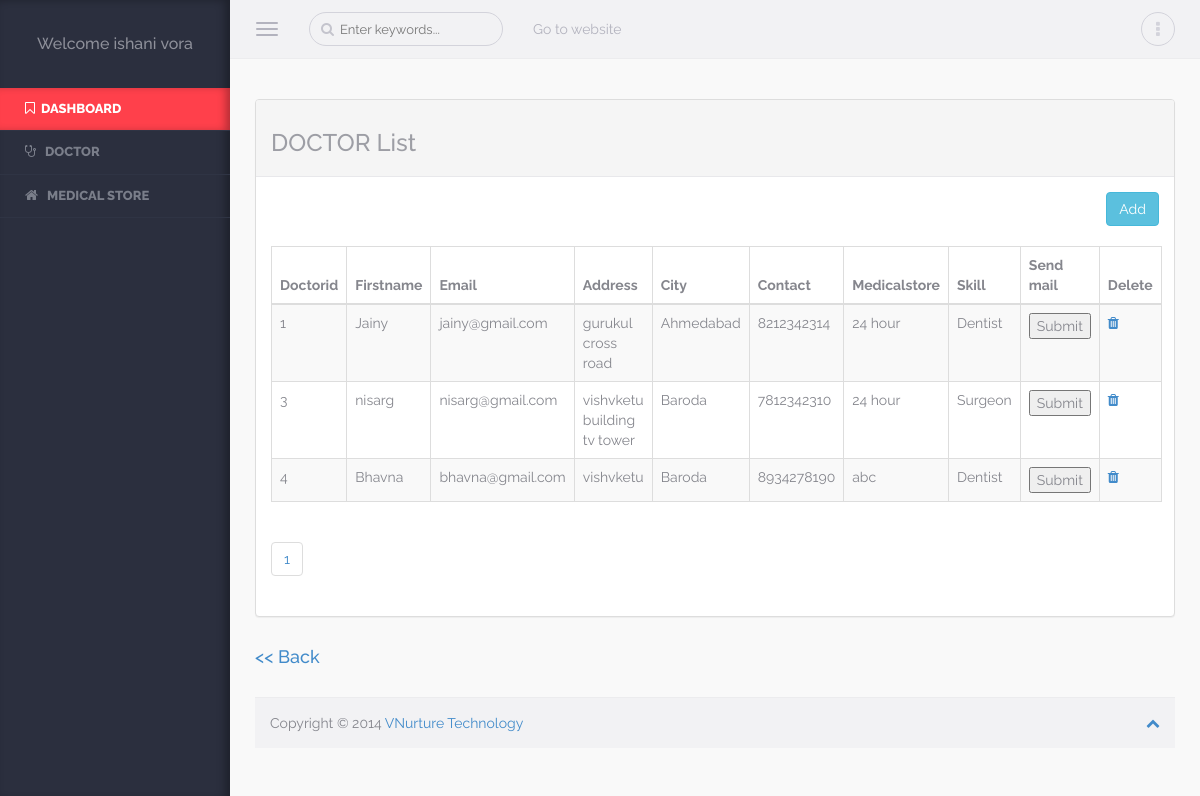
Screenshot of /admin/display_doctor.php (signed in) with the database file from the repository.
### tables this page shows
CREATE TABLE `user` (
  `Userid` int(10) NOT NULL,
  `Firstname` varchar(20) NOT NULL,
  `Lastname` varchar(20) DEFAULT NULL,
  `Email` varchar(100) NOT NULL,
  `Password` varchar(50) NOT NULL,
  `Address` varchar(50) NOT NULL,
  `City` varchar(50) NOT NULL,
  `Contact` bigint(10) NOT NULL,
  `Usertypeid` int(10) NOT NULL,
  `Image` varchar(100) NOT NULL,
  `DOB` varchar(255) DEFAULT NULL,
  `Gender` varchar(20) DEFAULT NULL
);

CREATE TABLE `doctor` (
  `Doctorid` int(10) NOT NULL,
  `Userid` int(10) NOT NULL,
  `Meadicalstoreid` int(10) NOT NULL,
  `License` varchar(50) NOT NULL,
  `Policy` varchar(255) NOT NULL,
  `Skill` varchar(50) NOT NULL,
  `Simg` varchar(100) NOT NULL
);

### class/User.php (called while the page is built, shortened)
<?php
class User
{
	public function display1($uid)
	{
			$conn=new mysqli("localhost","root","","db_medical");
			$qry="SELECT Firstname,Lastname,Contact,Address,Email,DOB,City,Userid FROM User WHERE Userid=".$uid;
			$data=mysqli_query($conn,$qry);
			return $data;
	}
	public function select1($Uid)
	{
			$conn=new mysqli("localhost","root","","db_medical");
			$qry="SELECT Firstname,Contact,Address,Email,City,Lastname,Image,Gender,Password FROM `User` WHERE Userid='$Uid'";
			$data=mysqli_query($conn,$qry);
			return $data;
	}
}
?>

### class/Doctor.php (called while the page is built, shortened)
<?php
class Doctor
{
	public function select1()
	{
			$conn=new mysqli("localhost","root","","db_medical");
			$qry="SELECT * FROM `doctor`";
			$data=mysqli_query($conn,$qry);
			return $data;
	}
	public function sel($start,$limit){
		$conn=new mysqli("localhost","root","","db_medical");
			$qry="SELECT * FROM `doctor` limit $start,$limit";
			$data=mysqli_query($conn,$qry);
			return $data;
	}
}
?>

### class/Medicalstore.php (called while the page is built, shortened)
<?php
class Medicalstore
{
	public function select1($id)
	{
		$conn=new mysqli("localhost","root","","db_medical");
		$qry="SELECT * FROM `medicalstore` WHERE Medicalstoreid='$id'";
		$data=mysqli_query($conn,$qry);
		return $data;
	}
}
?>

### admin/display_doctor.php (the view, shortened to what this page needs)
<?php
	include_once("header.php");
?>
<div class="warper container-fluid">
<?php
include_once("../class/User.php");
include_once("../class/Doctor.php");
include_once("../class/Medicalstore.php");
$obj=new User();
$obj1=new Doctor();
$obj2=new Medicalstore();
$rec1=$obj1->select1();
$total=mysqli_num_rows($rec1);
$start=0;
$limit=3;
$page=ceil($total/$limit);
$rec1=$obj1->sel($start,$limit);
$data="<body><div class=warper container-fluid>
			    <div class='panel panel-default'>
				<div class='panel-heading'><h3>DOCTOR List</h3></div>
				    <div class='panel-body'>
					<form class='form-horizontal' method='post'>
					<div align='right'>
					  <a href='adddoctor.php'> <input type='button' class='btn btn-info' Name='btnAdd' value=' Add '></a>
					</div>
					</form>
                <br/>
<table cellpadding=0 cellspacing=0 border=0 class='table table-striped table-bordered' id=basic-datatable>
                            <thead>
                                <tr>
									<th>Doctorid</th>
									<th>Firstname</th>
									<th>Email</th>
                                    <th>Address</th>
									<th>City</th>
									<th>Contact</th>
									<th>Medicalstore</th>
									<th>Skill</th>
									<th>Send mail</th>
									<th>Delete</th>
                                </tr>
                            </thead><tbody>";
while($result1=mysqli_fetch_array($rec1))
{
$rec=$obj->select1($result1[1]);
		while($result=mysqli_fetch_array($rec))
		{
			$rec2=$obj2->select1($result1[2]);
			while($result2=mysqli_fetch_array($rec2))
			{
			$rec3=$obj->select1($result2[1]);
				while($result3=mysqli_fetch_array($rec3))
				{
					$data.="<tr class='odd gradeX'><td>".$result1[0]."</td><td>".$result[0]."</td><td>".$result[3]."</td><td>".$result[2]."</td><td>".$result[4]."</td><td>".$result[1]."</td><td>".$result3[0]."</td><td>".$result1[5]."</td><td><input type='Submit' name='btnmail'></td><td><a href='javascript:delete_id(".$result1[0].")'><i class='fa fa-trash'></i> </a></td></tr>";
				}
			}
		}
}
$data.="</tbody></table>";
echo $data;
?>
<ul class="pagination">
<?php
	for($i=1;$i<=$page;$i++){
?>
		<li><a href="?id=<?php echo $i ;?>"><?php echo $i ;?></a></li>
		<?php
	}
		?>
		</ul>
</div>
                </div></body>
 <a href='index.php' ><h4>&lt;&lt;&nbsp;Back</h4></a>
        </div>
           			<?php
	include_once("footer.php");
?>
</body>
</html>

### admin/header.php (shortened to what this page needs)
<!DOCTYPE html>
<html lang="en">
<head>
    <link rel="stylesheet" href="assets/css/plugins/typeahead/typeahead.css" />
    <link rel="stylesheet" href="assets/css/switch-buttons/switch-buttons.css" />
	<link rel="stylesheet" href="assets/css/bootstrap/bootstrap.css" />
    <link rel="stylesheet" href="assets/css/fontawesome/font-awesome.css" />
    <link rel="stylesheet" href="assets/css/plugins/bootstrap-tagsinput/bootstrap-tagsinput.css" />
    <link rel="stylesheet" href="assets/css/plugins/bootstrap-chosen/chosen.css" />
    <link rel="stylesheet" href="assets/css/plugins/bootstrap-datetimepicker/bootstrap-datetimepicker.css" />
    <link rel="stylesheet" href="assets/css/plugins/calendar/calendar.css" />
    <link rel="stylesheet" href="assets/css/app/app.v1.css" />
</head>
<body >
<?php
		include_once("../class/User.php");
	$obj=new User();
	$Uid=$_SESSION["uid"];
	$rec=$obj->display1($Uid);
$data="	<aside class='left-panel'>
            <div class='user text-center'>";
	if($result=mysqli_fetch_array($rec))
	{
			$data.="<h4 class='user-name'>Welcome ".$result[0]."&nbsp;".$result[1]."</h4>";
	}
	$data.="</div>
	<nav class='navigation'>
            	<ul class='list-unstyled'>
                	<li class='active'><a href='index.php'><i class='fa fa-bookmark-o'></i><span class='nav-label'>Dashboard</span></a></li>
               ";
       $data.="
                    <li class='has-submenu'><a href='adddoctor.php'><i class='fa fa-stethoscope'></i> <span class='nav-label'>Doctor</span></a>
                    	<ul class='list-unstyled'>
						<li><a href='adddoctor.php'>Add Doctor</a></li>
                        	<li><a href='display_doctor.php'>View Doctor</a></li>
							                         </ul>
                    </li>
					 <li class='has-submenu'><a href='addmedicalstore.php'><i class='fa fa-home'></i> <span class='nav-label'>Medical Store</span></a>
                    	<ul class='list-unstyled'>
						<li><a href='addmedicalstore.php'>Add Medicalstore</a></li>
                        	<li><a href='display_medicalstore.php'>View Medicalstore</a></li>
							                         </ul>
                    </li>
				";
	 $data.="    </ul>
            </nav>
    </aside>";
	echo $data;
  ?>
    <section class="content">
        <header class="top-head container-fluid">
            <button type="button" class="navbar-toggle pull-left">
                <span class="icon-bar"></span>
                <span class="icon-bar"></span>
                <span class="icon-bar"></span>
            </button>
            <form role="search" class="navbar-left app-search pull-left hidden-xs">
              <input type="text" placeholder="Enter keywords..." class="form-control form-control-circle">
         	</form>
            <nav class=" navbar-default hidden-xs" role="navigation">
                <ul class="nav navbar-nav">
                <li><a href="../patient/index.php">Go to website</a></li>
              </ul>
            </nav>
            <ul class="nav-toolbar">
            	                <li class="dropdown"><a href="#" data-toggle="dropdown"><i class="fa fa-ellipsis-v"></i></a>
                </li>
            </ul>
        </header>

### admin/footer.php
<footer class="container-fluid footer">
        	Copyright &copy; 2014
			<a href="http://freakpixels.com/" target="_blank">VNurture Technology</a>
            <a href="#" class="pull-right scrollToTop">
			<i class="fa fa-chevron-up"></i>
			</a>
        </footer>
		</section>

### admin/assets/css/app/app.v1.css (style rules this page uses)
body { background-color:#f9f9f9; color:#85868d; font-family: 'Raleway', sans-serif; position:relative; }
body, html { overflow-x:hidden; }
aside.left-panel { background-color:#2b2f3e; width:230px; position:fixed; padding:25px 0px; box-shadow:inset -5px 0px 8px rgba(0,0,0,0.3); height:100%; top:0px; left:0px; }
.user { margin-bottom:35px; }
.user h4.user-name { color:#8e909a; font-size:16px; }
.navigation { margin:20px 0px; }
.navigation > ul > li { position:relative; }
.navigation > ul > li.has-submenu:after { content:"\f105"; font-family: 'FontAwesome'; display:inline-block; position:absolute; color:#7a7e8a; right:15px; transition: all 0.4s; -moz-transition: all 0.4s; -webkit-transition: all 0.4s; -o-transition: all 0.4s; top:10px; visibility:hidden; }
.navigation > ul > li > a { display:block; padding:12px 25px; color:#7a7e8a; text-transform:uppercase; font-size:13px; text-decoration:none; font-weight:800; border-bottom:1px solid #2f3444; transition: all 0.4s; -moz-transition: all 0.4s; -webkit-transition: all 0.4s; -o-transition: all 0.4s; }
.navigation > ul > li:hover > a, .navigation > ul > li.active:hover > a, .navigation > ul > li.active > a { color:#fff; background-color: #ff404b; -webkit-box-shadow: inset -6px 0 8px -2px rgba(0,0,0,0.3); box-shadow: inset -6px 0 8px -2px rgba(0,0,0,0.3); }
.navigation ul li a i { margin-right:6px; font-size:14px; }
header { background-color:#f2f2f4; border-bottom:1px solid #ececee; padding-top:4px; padding-bottom:4px; }
.navbar-toggle { margin:8px 20px 8px 0px; display:block; padding-left:0px; }
.navbar-toggle .icon-bar { background-color:#b3b3be; }
.app-search { position:relative; margin-top:8px; margin-bottom:8px; margin-right:15px; }
.app-search .form-control, .app-search .form-control:focus { border:1px solid #d3d3db; font-size:13px; color:#c4c4cd; padding-left:30px; background:none; box-shadow:none; }
.app-search:before { content:"\f002"; position:absolute; left:12px; font-family: FontAwesome; cursor:pointer; top:7px; color:#c4c4cd; display:inline-block; }
header .navbar-default .navbar-nav > li > a { color:#b3b3be; }
.nav-toolbar { margin:8px 0px; float:right; }
.nav-toolbar > li { padding:0px; display:inline-block; margin-left:5px; position:relative; list-style:none; }
.nav-toolbar > li > a { color:#d3d3db; font-size:18px; border:1px solid #d3d3db; border-radius:50px; height:34px; width:34px; text-align:center; display:block; padding:4px; }
.content { margin-left:230px; }
.content > .container-fluid { padding-left:25px; padding-right:25px; }
.warper { padding-top:20px; padding-bottom:20px; min-height:550px; }
.footer { background-color: #f2f2f4; border-top: 1px solid #ececee; padding-bottom: 15px; padding-top: 15px; }
.btn-circle, .form-control-circle, .btn-group .btn-circle:first-child:not(:last-child):not(.dropdown-toggle) { border-radius:50px; }
.panel { margin-bottom:30px; }
.panel-heading { font-weight:700; }
.panel-default > .panel-heading, .panel-default > .panel-footer { border-color: #e8e8eb; box-shadow:none; }
.panel-default > .panel-heading, .btn-default { color:#9D9EA5; }

### rows the page displays
user: Firstname "ishani", Lastname "vora"
doctor: Doctorid "1", Skill "Dentist"
user: Firstname "Jainy", Email "jainy@gmail.com", Address "gurukul cross road", City "Ahmedabad", Contact "8212342314"
user: Firstname "24 hour 24 hour"
doctor: Doctorid "3", Skill "Surgeon"
user: Firstname "nisarg", Email "nisarg@gmail.com", Address "vishvketu building tv tower", City "Baroda", Contact "7812342310"
doctor: Doctorid "4", Skill "Dentist"
user: Firstname "Bhavna", Email "bhavna@gmail.com", Address "vishvketu", City "Baroda", Contact "8934278190"
user: Firstname "abc"
